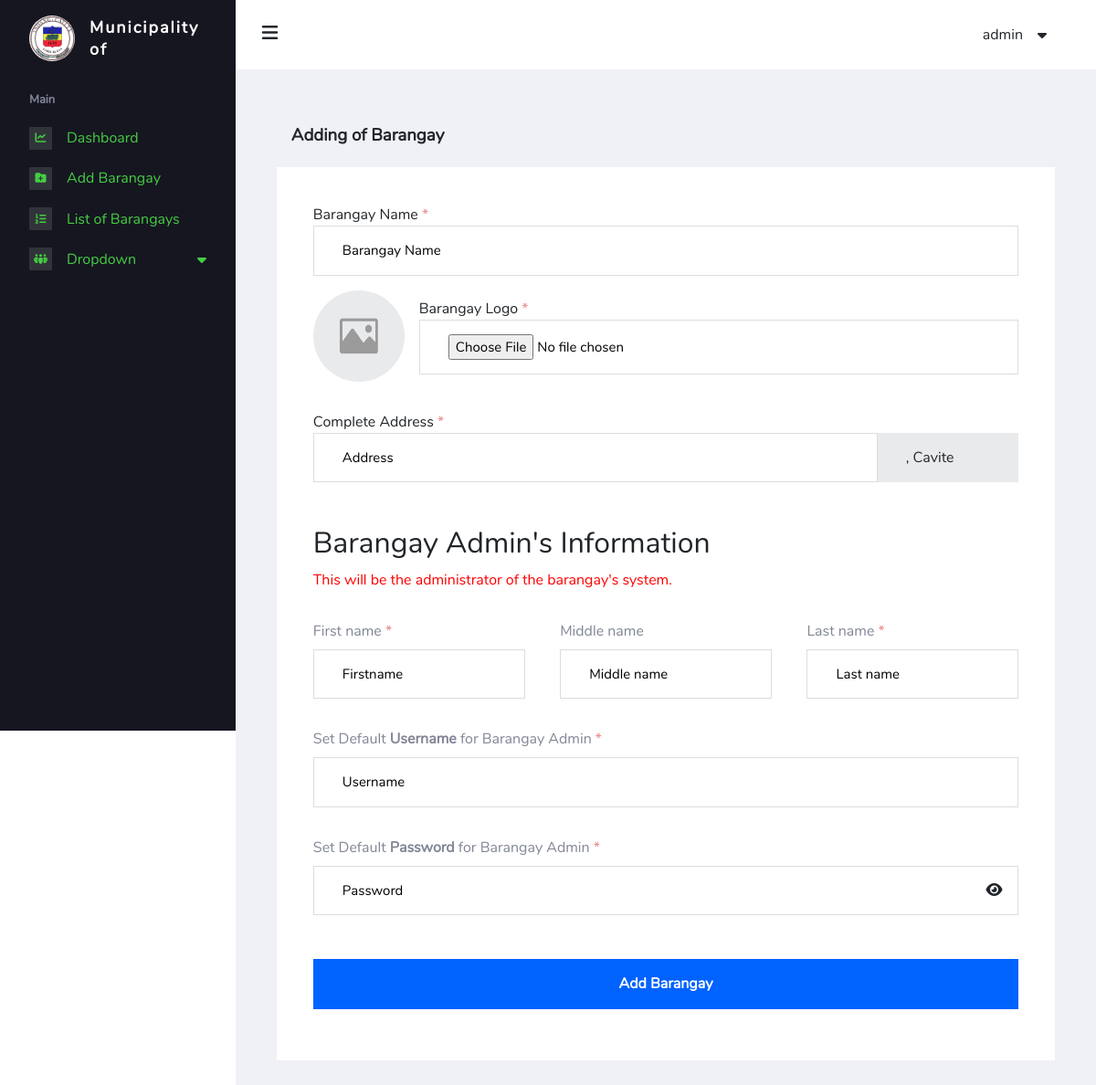
Page /admin/barangay-add.php (signed in) on the earlier database version.
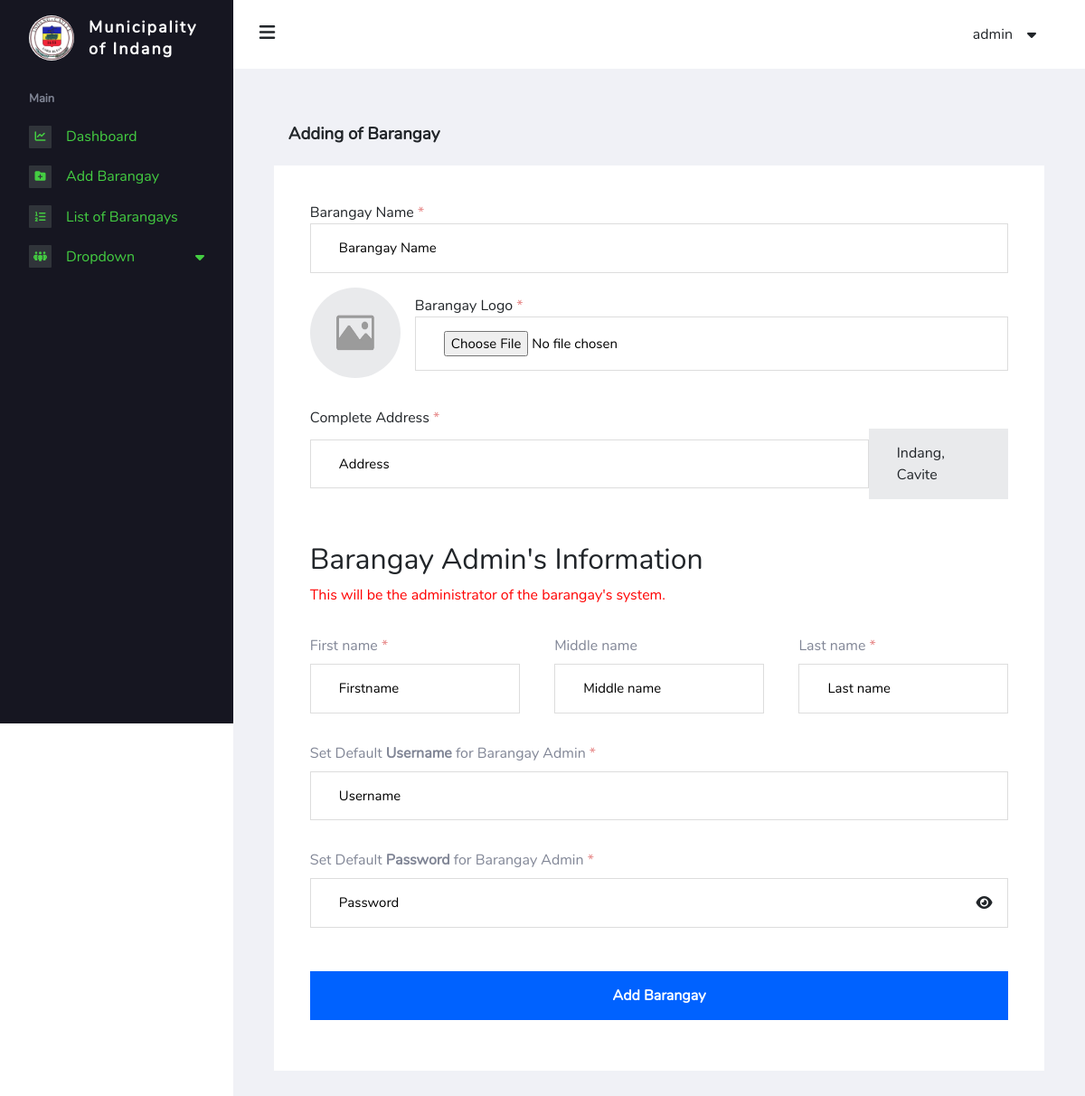
Same page on the later database version.
### tables this page shows
CREATE TABLE `super_accounts` (
  `id` int(11) NOT NULL,
  `user_id` bigint(20) NOT NULL,
  `fullname` varchar(100) NOT NULL,
  `username` varchar(100) NOT NULL,
  `password` varchar(255) NOT NULL
);

CREATE TABLE `superadmin_config` (
  `municipality_id` int(11) NOT NULL,
  `municipality_name` varchar(255) NOT NULL,
  `municipality_link` varchar(255) NOT NULL,
  `municipality_logo` varchar(255) NOT NULL
);

### admin/includes/login-system.inc.php (called while the page is built, shortened)
<?php
function checkLogin($pdo)
{
    if (isset($_SESSION['user_id'])) {
        $id = $_SESSION['user_id'];
        $result = $pdo->query("SELECT * FROM super_accounts WHERE user_id = '$id' LIMIT 1");
        $result->execute();
        $numRows = $result->rowCount();
        if ($result && $numRows > 0) {
            $user_data = $result->fetch();
            return $user_data;
        }
    }
    die;
}

### admin/includes/session.inc.php (called while the page is built, shortened)
<?php
include 'includes/dbh.inc.php';
include 'includes/login-system.inc.php';
$user_data = checkLogin($pdo);

### admin/barangay-add.php (the view, shortened to what this page needs)
<?php
include 'includes/session.inc.php';
include 'includes/add-brgy.inc.php';
$municipality = $pdo->query("SELECT municipality_name FROM superadmin_config")->fetch();
$municipality_name = $municipality['municipality_name'];
?>
<!DOCTYPE html>
<html lang="en">
<head>
    <link rel="stylesheet" href="https://cdnjs.cloudflare.com/ajax/libs/font-awesome/6.2.0/css/all.min.css" />
    <link href="https://cdn.jsdelivr.net/npm/bootstrap@5.3.0-alpha1/dist/css/bootstrap.min.css" rel="stylesheet">
    <link rel="stylesheet" href="./assets/css/main.css" />
    <link rel="stylesheet" href="./assets/css/bs-overwrite.css" />
</head>
<body>
    <?php
    include './partials/nav_sidebar.php';
    ?>
    <main class="main-content">
        <?php
        include './partials/nav_header.php';
        ?>
        <div class="wrapper">
            <div class="page-header">
                <h3 class="page-title">Adding of Barangay</h3>
            </div>
            <div class="page-body">
                <form action="" method="POST" class="add-brgy__form" enctype="multipart/form-data">
                    <div>
                        <label for="">Barangay Name <span class="required-input">*</span></label>
                        <input type="text" name="brgy-name" class="barangay-check" placeholder="Barangay Name" id="brgy-name" required>
                    </div>
                    <div class="barangay-logo">
                        <div>
                            <img src="./assets/images/uploads/barangay-logos/logo-default.jpg" alt="" id="logo-img">
                        </div>
                        <div style="width: 100%;">
                            <label for="">Barangay Logo <span class="required-input">*</span></label>
                            <input type="file" name="image" id="image-input" accept="image/jpeg, image/png" required onchange="show(this)">
                        </div>
                    </div>
                    <div id="address-container">
                        <label for="">Complete Address <span class="required-input">*</span></label>
                        <div>
                            <input type="text" name="brgy-address" placeholder="Address" required>
                            <div><?php echo $municipality_name ?>, Cavite</div>
                        </div>
                    </div>
                    <h2 class="form-title">Barangay Admin's Information</h2>
                    <p class="add-resident__desc">This will be the administrator of the barangay's system.
                    </p>
                    <div class="form-group">
                        <div>
                            <label for="">First name <span class="required-input">*</span></label>
                            <input type="text" name="firstname" placeholder="Firstname" required>
                        </div>
                        <div>
                            <label for="">Middle name</label>
                            <input type="text" name="middlename" placeholder="Middle name">
                        </div>
                        <div>
                            <label for="">Last name <span class="required-input">*</span></label>
                            <input type="text" name="lastname" placeholder="Last name" required>
                        </div>
                    </div>
                    <div class="form-group full-width">
                        <div>
                            <label for="">Set Default <strong>Username</strong> for Barangay Admin <span class="required-input">*</span></label>
                            <input type="text" name="username" placeholder="Username" required>
                        </div>
                        <div>
                            <label for="">Set Default <strong>Password</strong> for Barangay Admin <span class="required-input">*</span></label>
                            <div id="password-container">
                                <input type="password" name="password" placeholder="Password" id="password" required>
                                <span id="show-pass"><i class="fa-solid fa-eye"></i></span>
                            </div>
                        </div>
                    </div>
                    <button type="submit" name="submit" id="submit">Add Barangay</button>
                </form>
            </div>
        </div>
    </main>
</body>
</html>

### admin/partials/nav_sidebar.php (shortened to what this page needs)
<nav class="sidebar">
    <div class="sidebar__logo">
        <div class="logo-img">
            <img src="./assets/images/logo.jpg" alt="Logo of Indang" width="50px" />
        </div>
        <?php $municipality = $pdo->query("SELECT municipality_name FROM superadmin_config")->fetch(); ?>
        <h1 class="barangay-name">Municipality of <?php echo $municipality['municipality_name'] ?></h1>
    </div>
    <ul class="sidebar__links">
        <li>
            <p>Main</p>
        </li>
        <li>
            <a href="index.php">
                <span class="sidebar__links-icon"><i class="fa-sharp fa-solid fa-chart-line"></i></span>
                <span class="sidebar__links-text">Dashboard</span>
            </a>
        </li>
        <li>
            <a href="barangay-add.php">
                <span class="sidebar__links-icon"><i class="fa-solid fa-folder-plus"></i></span>
                <span class="sidebar__links-text">Add Barangay</span>
            </a>
        </li>
        <li>
            <a href="barangay.php">
                <span class="sidebar__links-icon"><i class="fa-solid fa-list-ol"></i></span>
                <span class="sidebar__links-text">List of Barangays</span>
            </a>
        </li>
        <li class="sidebar__links-submenu">
            <a href="#">
                <span class="sidebar__links-icon"><i class="fa-solid fa-people-group"></i></span>
                <span class="sidebar__links-text">Dropdown</span>
                <span class="dropdown-arrow"><i class="fa-solid fa-caret-down"></i></span>
            </a>
        </li>
    </ul>
</nav>

### admin/partials/nav_header.php (shortened to what this page needs)
<header>
    <div class="burger-menu">
        <i class="fa-solid fa-bars"></i>
    </div>
    <div class="admin">
        <div class="admin__name"><?php echo $user_data['fullname']; ?>
        </div>
    </div>
</header>

### admin/assets/css/bs-overwrite.css (style rules this page uses)
.barangay-logo { display: flex; align-items: center; gap: 1rem; }
.barangay-logo img { border-radius: 50%; width: 100px; height: 100px; }
.barangay-name { margin: 0; font-weight: bold; letter-spacing: 2px; line-height: normal; }
.page-title { font-size: 1.17em; font-weight: bold; }
.logo-img { padding-top: 0 !important; }
.logo-img img { max-width: 50px; }
p { margin: 0; }
ol, ul { padding-left: 0; }

### admin/assets/css/_root.css (style rules this page uses)
:root { --primary-clr: #001754; --secondary-clr: #818696; --white: #fff; --black: #000; --blue: #0062FF; --lightblue: #91bbff; --green-dark: #03A10A; --green-light: #44CE42; --background-clr: #f0f1f6; --background-sidebar: #161621; --fw-n: 300; --fw-m: 600; --fw-l: 800; --fs-2: 5rem; --fs-3: 2rem; --fs-p: 1rem; }
* { margin: 0; padding: 0; box-sizing: border-box; font-family: "nunito-regular", sans-serif; }
li, a { list-style-type: none; text-decoration: none; }
input, select { transition: border 200ms ease-in-out; }
.wrapper { width: 100%; padding: 2.8rem 2.8rem 0 2.8rem; }

### admin/assets/css/_header.css (style rules this page uses)
.main-content { margin-left: 258px; background-color: var(--background-clr); padding-bottom: 5%; min-height: 100vh; }
header { background-color: var(--white); height: calc(60px + 1rem); display: flex; justify-content: space-between; align-items: center; padding: 0 5rem 0 1.8rem; }
.burger-menu i { font-size: 20px; }
.admin__name { position: relative; cursor: pointer; }
.admin__name::after { position: absolute; content: "\f0d7"; padding-left: 1rem; top: 50%; transform: translateY(-50%); font-family: "Font Awesome 5 Free"; font-weight: 900; }

### admin/assets/css/_add-brgy.css (style rules this page uses)
.add-brgy__form div { margin-bottom: 1rem; }
.add-brgy__form input { padding: 0.94rem 1.94rem; width: 100%; border: 1px solid #ddd; }
.add-brgy__form input::placeholder, .add-brgy__form input { font-size: .9375rem; color: var(--black); }
.add-brgy__form button { cursor: pointer; width: 100%; background: var(--blue); border: none; padding: 0.94rem 1.94rem; color: var(--white); font-weight: var(--fw-m); margin-bottom: 1rem; }
.add-brgy__form .form-group { display: flex; gap: 1rem; justify-content: space-between; flex-wrap: wrap; }
.add-brgy__form .form-group div { display: flex; flex-direction: column; width: 30%; }
.add-brgy__form .form-group label { color: var(--secondary-clr); margin-bottom: 0.5rem; }
.add-brgy__form .form-group.full-width div { width: 100%; }
#address-container div { display: flex; align-items: center; justify-content: space-between; }
#address-container input { width: 80%; }
#address-container div div { width: 20%; margin: 0; padding: 0.94rem 1.94rem; background-color: #E9EAEC; }
.page-body { position: relative; }
#password-container { position: relative; }
#password-container span { position: absolute; right: 1.1rem; top: 50%; transform: translateY(-50%); }

### admin/assets/css/_login.css (style rules this page uses)
form div { margin-bottom: 1rem; }
form input { padding: 0.94rem 1.94rem; width: 100%; border: 1px solid #ddd; }
form input::placeholder, form input { font-size: .9375rem; color: var(--black); }
form button { cursor: pointer; width: 100%; background: var(--blue); border: none; padding: 0.94rem 1.94rem; color: var(--white); font-weight: var(--fw-m); margin-bottom: 1rem; }

### admin/assets/css/_resident-profiling.css (style rules this page uses)
.page-header { margin: 1rem 1rem 1.5rem 1rem; }
.page-body { padding: 2.5rem; background: var(--white); }
.form-title { margin-top: 3rem; }
.add-resident__desc { color: red; margin-bottom: 2rem; }
.form-group { display: flex; gap: 1rem; justify-content: space-between; flex-wrap: wrap; }
.form-group div { display: flex; flex-direction: column; width: 30%; }
.form-group label { color: var(--secondary-clr); margin-bottom: 0.5rem; }
.required-input { color: #e78b8b; }

### admin/barangay-add.php (style rules this page uses)
.barangay-logo { display: flex; align-items: center; gap: 1rem; }
.barangay-logo img { border-radius: 50%; width: 100px; height: 100px; }
.barangay-name { margin: 0; font-weight: bold; letter-spacing: 2px; line-height: normal; }
.page-title { font-size: 1.17em; font-weight: bold; }
.logo-img { padding-top: 0 !important; }
p { margin: 0; }
ol, ul { padding-left: 0; }

Differences in the rows shown:
added superadmin_config: municipality_name "Indang"
